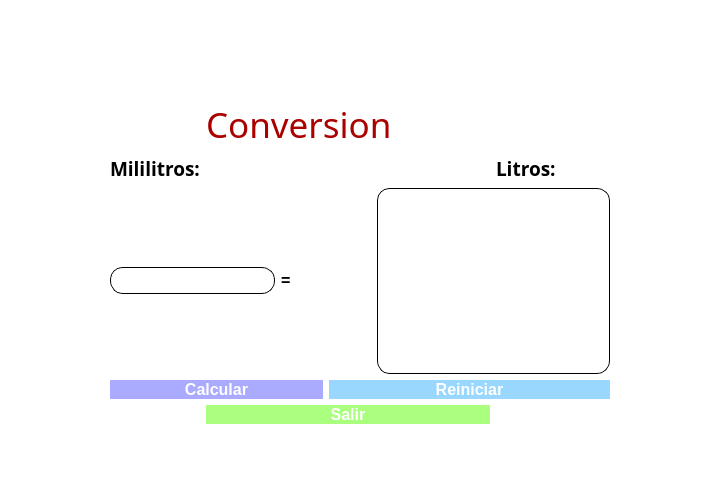
<?xml version="1.0" encoding="UTF-8"?>
<ui version="4.0">
 <class>MainWindow</class>
 <widget class="QMainWindow" name="MainWindow">
  <property name="geometry">
   <rect>
    <x>0</x>
    <y>0</y>
    <width>702</width>
    <height>498</height>
   </rect>
  </property>
  <property name="windowTitle">
   <string>MainWindow</string>
  </property>
  <property name="styleSheet">
   <string notr="true">background-color: rgb(227, 227, 227);
background-color: rgb(255, 255, 255);</string>
  </property>
  <widget class="QWidget" name="centralwidget">
   <widget class="QLabel" name="label_3">
    <property name="geometry">
     <rect>
      <x>0</x>
      <y>0</y>
      <width>201</width>
      <height>81</height>
     </rect>
    </property>
    <property name="text">
     <string/>
    </property>
    <property name="pixmap">
     <pixmap>../../Archivos/UAT.png</pixmap>
    </property>
    <property name="scaledContents">
     <bool>true</bool>
    </property>
   </widget>
   <widget class="QLabel" name="label_4">
    <property name="geometry">
     <rect>
      <x>510</x>
      <y>0</y>
      <width>161</width>
      <height>51</height>
     </rect>
    </property>
    <property name="text">
     <string/>
    </property>
    <property name="pixmap">
     <pixmap resource="../../Archivos/Recursos.qrc">:/Recursos/facultad_ingenieria_tampico.png</pixmap>
    </property>
    <property name="scaledContents">
     <bool>true</bool>
    </property>
   </widget>
   <widget class="QLabel" name="label_5">
    <property name="geometry">
     <rect>
      <x>590</x>
      <y>290</y>
      <width>91</width>
      <height>81</height>
     </rect>
    </property>
    <property name="font">
     <font>
      <pointsize>8</pointsize>
     </font>
    </property>
    <property name="cursor">
     <cursorShape>ArrowCursor</cursorShape>
    </property>
    <property name="styleSheet">
     <string notr="true"/>
    </property>
    <property name="text">
     <string/>
    </property>
    <property name="pixmap">
     <pixmap>../../../../3D Objects/Castor.jpg</pixmap>
    </property>
    <property name="scaledContents">
     <bool>true</bool>
    </property>
   </widget>
   <widget class="QWidget" name="">
    <property name="geometry">
     <rect>
      <x>110</x>
      <y>100</y>
      <width>500</width>
      <height>324</height>
     </rect>
    </property>
    <layout class="QGridLayout" name="gridLayout">
     <item row="0" column="1" colspan="4">
      <widget class="QLabel" name="label_6">
       <property name="font">
        <font>
         <family>Tw Cen MT Condensed Extra Bold</family>
         <pointsize>14</pointsize>
         <weight>50</weight>
         <bold>false</bold>
        </font>
       </property>
       <property name="styleSheet">
        <string notr="true">color: rgb(0, 0, 0);</string>
       </property>
       <property name="text">
        <string>&lt;html&gt;&lt;head/&gt;&lt;body&gt;&lt;p&gt;&lt;span style=&quot; font-size:26pt; color:#aa0000;&quot;&gt;Conversion&lt;/span&gt;&lt;/p&gt;&lt;/body&gt;&lt;/html&gt;</string>
       </property>
      </widget>
     </item>
     <item row="1" column="0">
      <widget class="QLabel" name="label">
       <property name="font">
        <font>
         <family>Rockwell</family>
        </font>
       </property>
       <property name="text">
        <string>&lt;html&gt;&lt;head/&gt;&lt;body&gt;&lt;p&gt;&lt;span style=&quot; font-size:14pt; font-weight:600;&quot;&gt;Mililitros:&lt;/span&gt;&lt;/p&gt;&lt;/body&gt;&lt;/html&gt;</string>
       </property>
      </widget>
     </item>
     <item row="1" column="5">
      <widget class="QLabel" name="label_2">
       <property name="font">
        <font>
         <family>Rockwell Condensed</family>
         <weight>50</weight>
         <bold>false</bold>
        </font>
       </property>
       <property name="text">
        <string>&lt;html&gt;&lt;head/&gt;&lt;body&gt;&lt;p&gt;&lt;span style=&quot; font-size:14pt; font-weight:600;&quot;&gt;Litros:&lt;/span&gt;&lt;/p&gt;&lt;/body&gt;&lt;/html&gt;</string>
       </property>
      </widget>
     </item>
     <item row="2" column="0" colspan="2">
      <widget class="QLineEdit" name="txt_ml">
       <property name="font">
        <font>
         <pointsize>14</pointsize>
        </font>
       </property>
       <property name="styleSheet">
        <string notr="true">background-color: rgb(255, 255, 255);
border-radius:13px;
border:1.3px solid black ;
</string>
       </property>
       <property name="text">
        <string/>
       </property>
      </widget>
     </item>
     <item row="2" column="2" colspan="2">
      <widget class="QLabel" name="label_7">
       <property name="text">
        <string>&lt;html&gt;&lt;head/&gt;&lt;body&gt;&lt;p&gt;&lt;span style=&quot; font-size:12pt; font-weight:600;&quot;&gt;=&lt;/span&gt;&lt;/p&gt;&lt;/body&gt;&lt;/html&gt;</string>
       </property>
      </widget>
     </item>
     <item row="2" column="4" colspan="2">
      <widget class="QTextEdit" name="txt_lt">
       <property name="font">
        <font>
         <pointsize>14</pointsize>
        </font>
       </property>
       <property name="styleSheet">
        <string notr="true">background-color: rgb(255, 255, 255);
border-radius:13px;
border:1.3px solid black;</string>
       </property>
       <property name="html">
        <string>&lt;!DOCTYPE HTML PUBLIC &quot;-//W3C//DTD HTML 4.0//EN&quot; &quot;http://www.w3.org/TR/REC-html40/strict.dtd&quot;&gt;
&lt;html&gt;&lt;head&gt;&lt;meta name=&quot;qrichtext&quot; content=&quot;1&quot; /&gt;&lt;style type=&quot;text/css&quot;&gt;
p, li { white-space: pre-wrap; }
&lt;/style&gt;&lt;/head&gt;&lt;body style=&quot; font-family:'MS Shell Dlg 2'; font-size:14pt; font-weight:400; font-style:normal;&quot;&gt;
&lt;p style=&quot;-qt-paragraph-type:empty; margin-top:0px; margin-bottom:0px; margin-left:0px; margin-right:0px; -qt-block-indent:0; text-indent:0px; font-size:8.25pt;&quot;&gt;&lt;br /&gt;&lt;/p&gt;&lt;/body&gt;&lt;/html&gt;</string>
       </property>
      </widget>
     </item>
     <item row="3" column="0" colspan="3">
      <widget class="QPushButton" name="btn_calcular">
       <property name="font">
        <font>
         <pointsize>12</pointsize>
         <weight>75</weight>
         <bold>true</bold>
        </font>
       </property>
       <property name="styleSheet">
        <string notr="true">background-color: #F39C12;
background-color: rgb(170, 170, 255);
border-radius:13px;
color: rgb(255, 255, 255);</string>
       </property>
       <property name="text">
        <string>Calcular</string>
       </property>
      </widget>
     </item>
     <item row="3" column="3" colspan="3">
      <widget class="QPushButton" name="btn_reiniciar">
       <property name="font">
        <font>
         <pointsize>12</pointsize>
         <weight>75</weight>
         <bold>true</bold>
        </font>
       </property>
       <property name="styleSheet">
        <string notr="true">color: rgb(255, 255, 255);
background-color: rgb(153, 215, 255);
border-radius:13px;
</string>
       </property>
       <property name="text">
        <string>Reiniciar</string>
       </property>
      </widget>
     </item>
     <item row="4" column="1" colspan="4">
      <widget class="QPushButton" name="btn_salir">
       <property name="font">
        <font>
         <pointsize>12</pointsize>
         <weight>75</weight>
         <bold>true</bold>
        </font>
       </property>
       <property name="styleSheet">
        <string notr="true">color: rgb(255, 255, 255);
background-color: rgb(255, 0, 4);
border-radius:13px;
background-color: rgb(170, 255, 127);</string>
       </property>
       <property name="text">
        <string>Salir</string>
       </property>
      </widget>
     </item>
    </layout>
   </widget>
  </widget>
  <widget class="QMenuBar" name="menubar">
   <property name="geometry">
    <rect>
     <x>0</x>
     <y>0</y>
     <width>702</width>
     <height>21</height>
    </rect>
   </property>
  </widget>
  <widget class="QStatusBar" name="statusbar"/>
 </widget>
 <resources>
  <include location="../../Archivos/Recursos.qrc"/>
 </resources>
 <connections/>
</ui>
